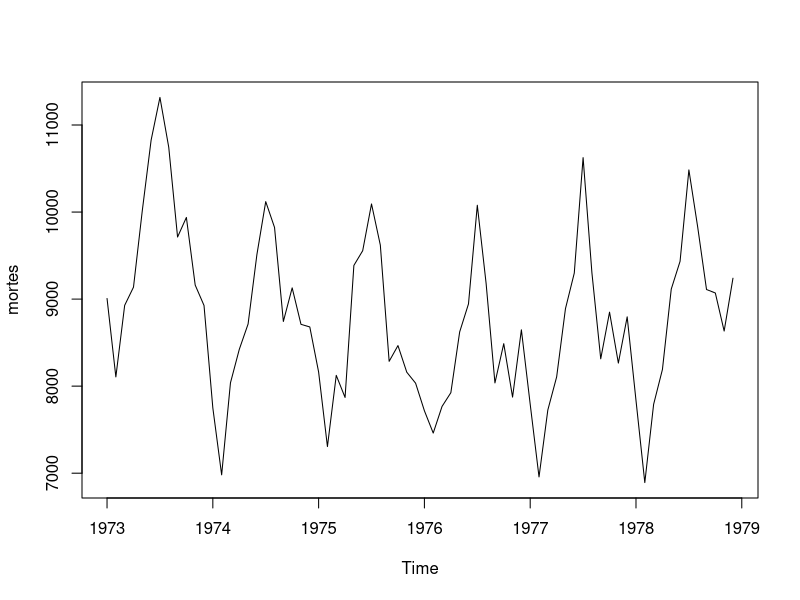
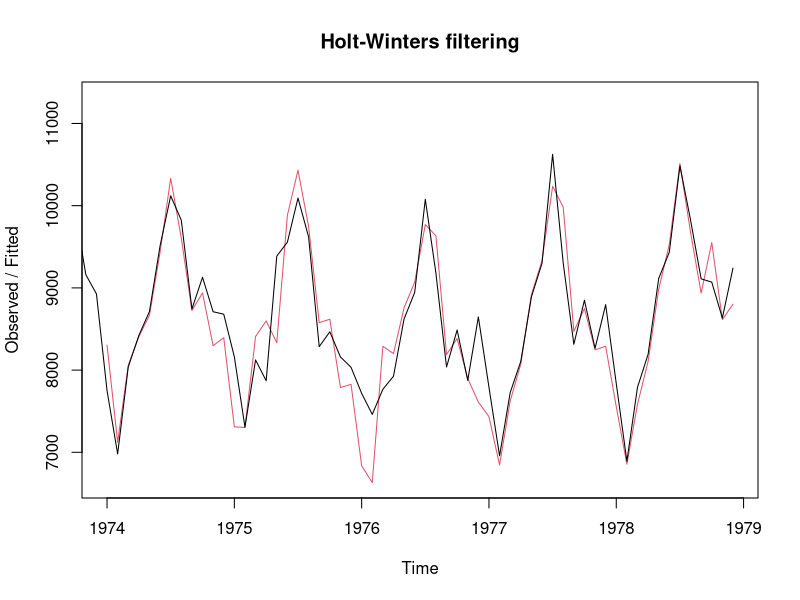
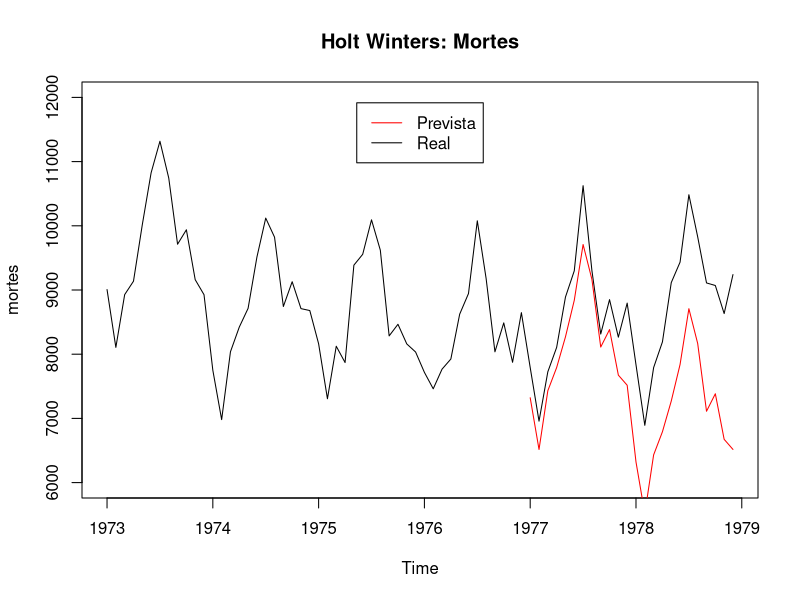
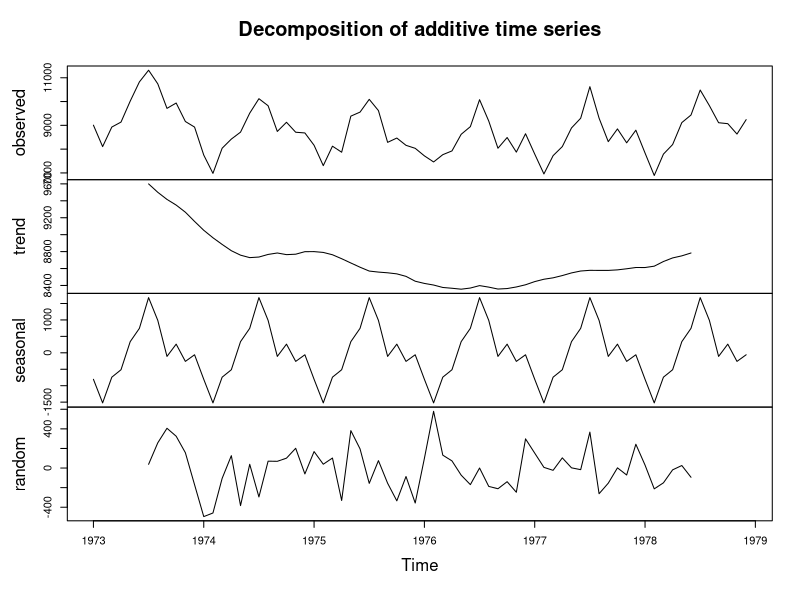

Write the R code that produced these figures, in order.
library(datasets)
library(forecast)

?USAccDeaths
mortes <- datasets::USAccDeaths
plot(mortes)
length(mortes)

fit <- auto.arima(mortes)
fit

#teste inicial
hw_mortes <- HoltWinters(mortes)
plot(hw_mortes)


#separando dados de teste
mortes
mortes_treino <- subset(mortes, end = 48)
mortes_treino
mortes_teste <- subset(mortes, start = 49)
mortes_teste

hw_mortes_treino <- HoltWinters(mortes_treino, seasonal = "add")
hw_mortes_treino

plot(mortes, ylim=c(6000, 12000), main = "Holt Winters: Mortes")
lines(predict(hw_mortes_treino, 24), col="red")
legend("top", inset=.05,
       c("Prevista","Real"), lwd=1, lty=1, col=c("red","black"))



#https://rpubs.com/davoodastaraky/TSA1
?decompose

decompose(mortes)
plot(decompose(mortes))
